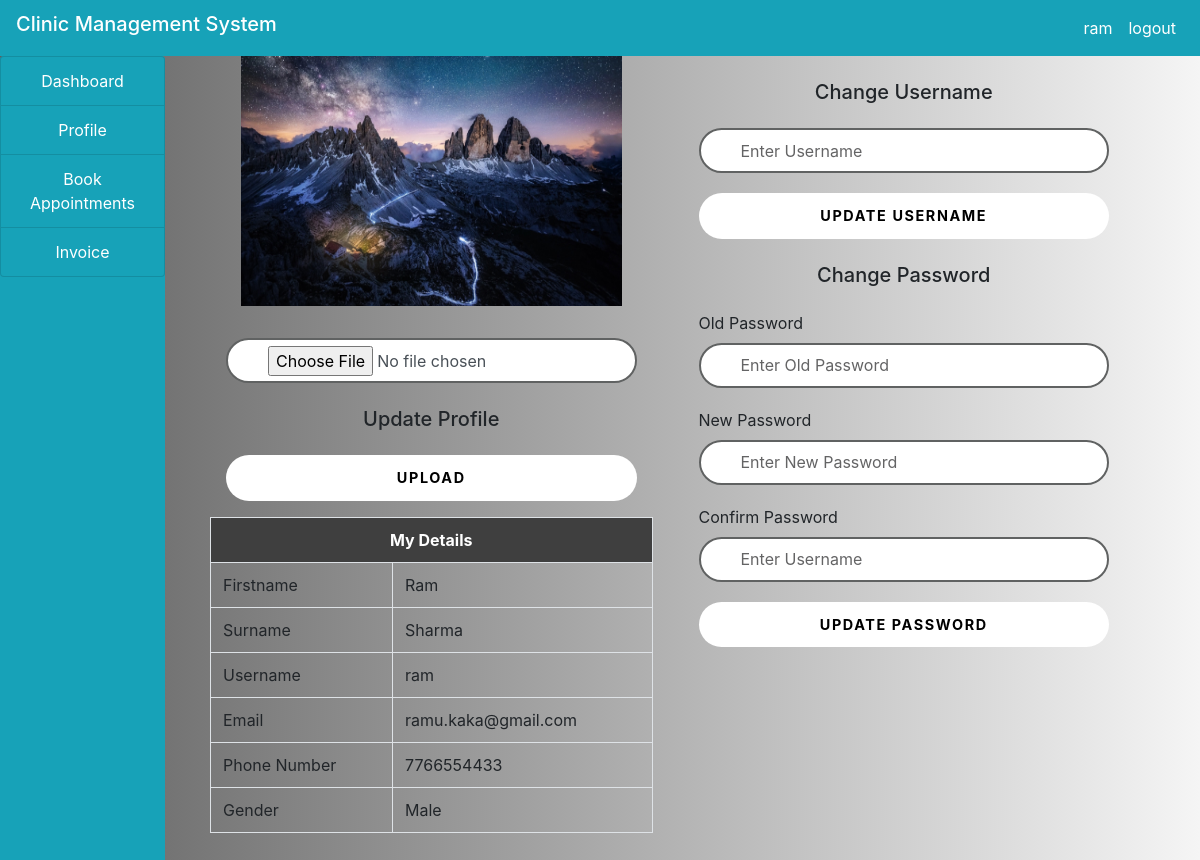
The page /patient/profile.php (signed in) on the database its author committed.
### tables this page shows
CREATE TABLE `patient` (
  `id` int(100) NOT NULL,
  `firstname` varchar(100) NOT NULL,
  `surname` varchar(100) NOT NULL,
  `username` varchar(100) NOT NULL,
  `email` varchar(100) NOT NULL,
  `phone` varchar(100) NOT NULL,
  `gender` varchar(100) NOT NULL,
  `password` varchar(100) NOT NULL,
  `date_reg` varchar(100) NOT NULL,
  `profile` varchar(100) NOT NULL
);

### patient/profile.php (the view, shortened to what this page needs)
<html>
<head>
<link rel="stylesheet" type="text/css" href="../style.css">
</head>
<body>
<?php
include("../include/header.php");
include("../include/connection.php");
?>
<div class="container-fluid">
<div class="col-md-12">
<div class="row">
<div class="col-md-2" style="margin-left:-30px;">
<?php
include("sidenav.php");
$patient=$_SESSION['patient'];
$query="SELECT * FROM patient WHERE username='$patient'";
$res=mysqli_query($connect,$query);
$row=mysqli_fetch_array($res);
?>
</div>
<div class="col-md-10">
<div class="col-md-12">
<div class="row">
<div class="col-md-6">
<form method="post" class="form-box px-3" enctype="multipart/form-data">
<?php
echo "<img src='img/".$row['profile']."' class='col-md-12' style='height:250px;'>";
?>
<br><br>
<div class="form-input">
<input type="file" name="img" class="form-control my-2">
<h5 class="text-center my-4">Update Profile</h5>
</div>
<button type="submit" name="upload" class="btn btn-block" >UPLOAD</button>
</form>
<table id='pat' class="table table-bordered">
<tr>
<th colspan="2" class="text-center">My Details</th>
</tr>
<tr>
<td>Firstname</td>
<td><?php echo $row['firstname'];?></td>
</tr>
<tr>
<td>Surname</td>
<td><?php echo $row['surname'];?></td>
</tr>
<tr>
<td>Username</td>
<td><?php echo $row['username'];?></td>
</tr>
<tr>
<td>Email</td>
<td><?php echo $row['email'];?></td>
</tr>
<tr>
<td>Phone Number</td>
<td><?php echo $row['phone'];?></td>
</tr>
<tr>
<td>Gender</td>
<td><?php echo $row['gender'];?></td>
</tr>
</table>
</div>
<div class="col-md-6">
<form method="post" class="form-box px-3">
<h5 class="text-center my-4">Change Username</h5>
<div class="form-input">
<input type="text" name="uname" class="form-control" autocomplete="off" placeholder="Enter Username">
</div>
<button type="submit" name="update" class="btn btn-block" >UPDATE USERNAME</button>
</form>
<form method="post" class="form-box px-3">
<h5 class="my-4 text-center">Change Password</h5>
<div class="form-input">
<label>Old Password</label>
<input type="password" name="old_pass" class="form-control" autocomplete="off" placeholder="Enter Old Password">
</div>
<div class="form-input">
<label>New Password</label>
<input type="password" name="new_pass" class="form-control" autocomplete="off" placeholder="Enter New Password">
</div>
<div class="form-input">
<label>Confirm Password</label>
<input type="password" name="con_pass" class="form-control" autocomplete="off" placeholder="Enter Username">
</div>
<button type="submit" name="change" class="btn btn-block" >UPDATE PASSWORD</button>
</form>
</div>
</div>
</div>
</div>
</div>
</div>
</div>
</body>
</html>

### style.css (style rules this page uses)
body { height: 100vh; background-image:linear-gradient(to right,#5f5f5f,#f5f5f5); display: flex; flex-direction: column; }
.form-input { position: relative; }
.form-input input { width: 100%; height: 45px; padding-left: 40px; margin-bottom: 20px; box-sizing: border-box; box-shadow: none; border: 1px solid #00000020; border-radius: 50px; outline: none; background: transparent; background-color:white; }
.form-input input::placeholder { color: #646465; padding-left: 0px; }
.form-input input:focus, .form-input input:valid { border: 2px solid #606262; }
.form-box button[type="submit"] { margin-top: 10px; border: none; cursor: pointer; border-radius: 50px; background: white; color: black; font-size: 90%; font-weight: bold; letter-spacing: .1rem; transition: 0.5s; padding: 12px; }

### patient/profile.php (style rules this page uses)
#pat th { padding-top: 12px; padding-bottom: 12px; text-align: center; background-color: #3f3f3f; color: white; }

### rows shown on the page
patient: profile (picture), firstname "Ram", surname "Sharma", username "ram", email "ramu.kaka@gmail.com", phone "7766554433", gender "Male"

### other values the page prints
$user "ram"
